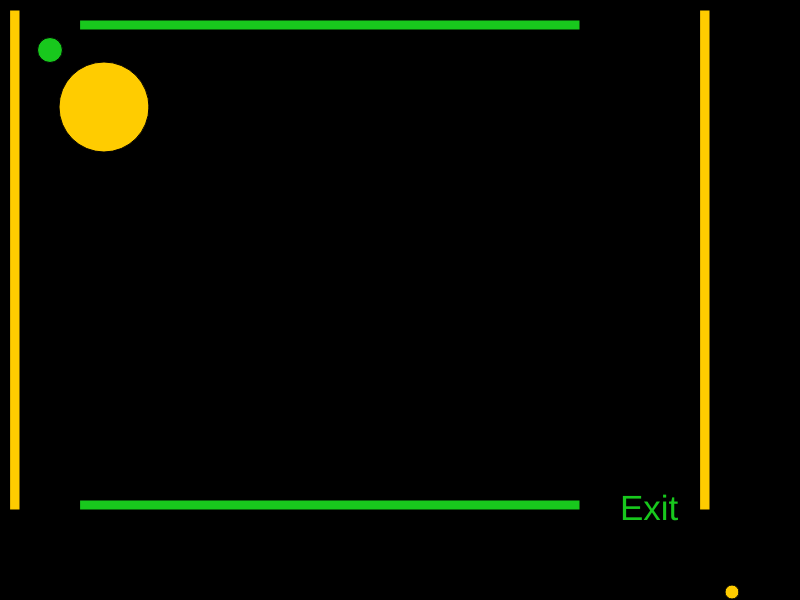
Frame 1 (no input)
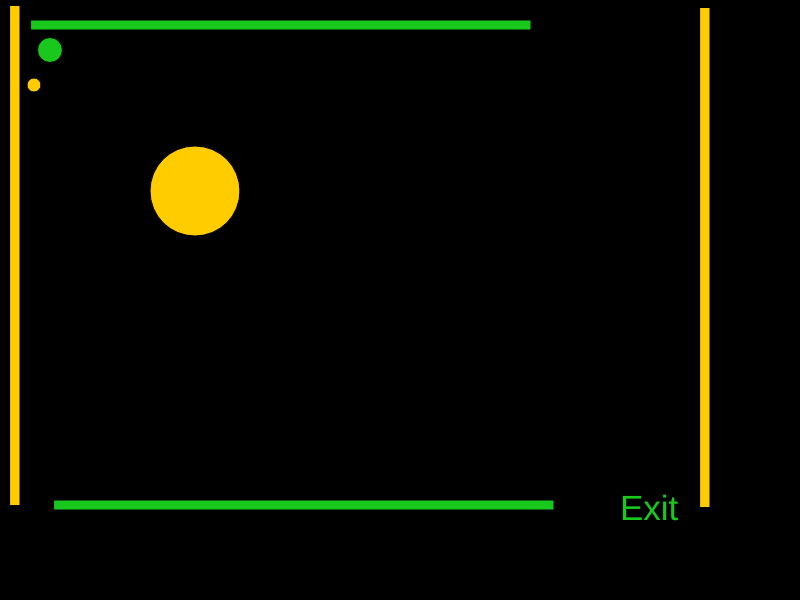
Frame 60 (no input)
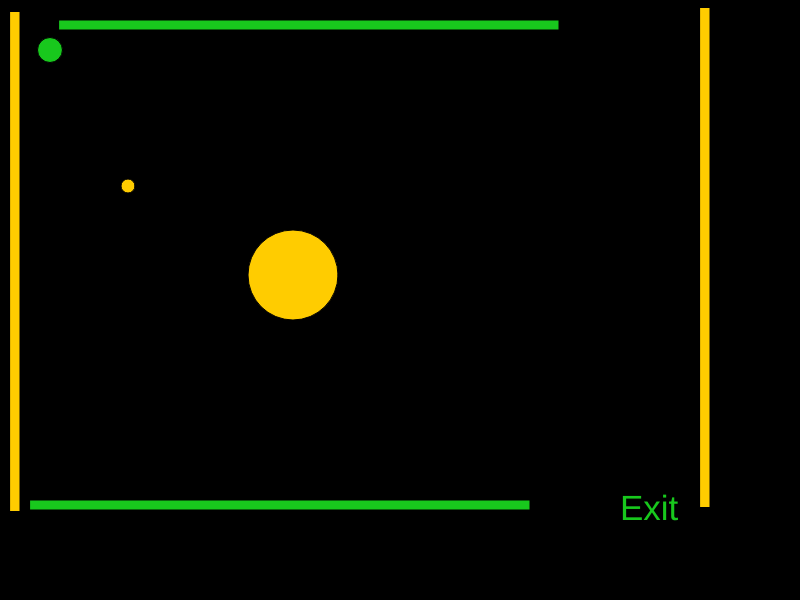
Frame 120 (the mouse pressed at the canvas centre since frame 60)

The p5.js sketch that drew these frames (run headless with seeded random() and noise() and a simulated clock; from frame 60 on, the mouse is pressed at the canvas centre):

// p5.js sketch
// ── sketch.js
var x = 50;
    var y = 50;
    var diameter = 25;
var mouseShapeX;
var mouseShapeY;
var w = 87; 
var s = 83;
var a = 65;
var d = 68;

//x and y for a shape
var myXs = [];
var myYs = [];
var myDiameters = [];
var Xspeed = [];
var Yspeed = [];
rectX = 80;
rectdirection = 1;
borderX = 80;
borderdirection = 2;
rectY = 10;
Ydirection = 1.5;
borderY = 10;
borderYdirection = 2.5;

    function setup()
    {
        createCanvas(800,600);
      for(var i = 0; i < 2; i++)
        {
          myXs[i] = getRandomNumber(800);
          myYs[i] = getRandomNumber(600);
          myDiameters[i] = getRandomNumber(100);
        }
    }
    function draw()
    {
      characterMovement();
        background(0);
        fill(24,200,29);
        circle(x,y,diameter);
      textSize(35);
  text('Exit', 620, 520);
      
      //border1
      rect(rectX,20,500,10);
      rectX += rectdirection;
      if(rectX >= 85 || rectX <= 15)
    {
      rectdirection *= -1;
    }
      //border2
      rect(borderX,500,500,10);
      borderX += borderdirection;
      if(borderX >= 85 || borderX <= 15)
    {
      borderdirection *= -1;
    }
      //border3
      let c = color(255, 204, 0);
      fill(c);
      rect(10,rectY,10,500);
      rectY += Ydirection;
      if(rectY >=15 || rectY <= 5)
      {
       Ydirection *=-1 
      }
      //border4
      rect(700,borderY,10,500);
      borderY += borderYdirection;
      if(borderY >= 15 || borderY <5)
      {
        borderYdirection *=-1
      }
      if(x > width && y > width-50)
    {
        fill(0);
        stroke(5);
        textSize(26);
        text("You Win!", width/2-50, height/2-50);
      {
        console.log(i);
        i++;
      }
    }
      for (var i = 0; i < myXs.length; i++) {
        circle(myXs[i], myYs[i], myDiameters[i]);
        Xspeed[i] = Math.floor(Math.random() * (Math.floor(Math.random() * 5)) + 1);
        Yspeed[i] = Math.floor(Math.random() * (Math.floor(Math.random() * 5)) + 1);
        // move the shape
        myXs[i] += Xspeed[i];
        myYs[i] += Yspeed[i];
        // check to see if the shape has gone out of bounds
        if (myXs[i] > width) {
            myXs[i] = 0;
        }
        if (myXs[i] < 0) {
            myXs[i] = width;
        }
        if (myYs[i] > height) {
            myYs[i] = 0;
        }
        if (myYs[i] < 0) {
            myYs[i] = height;
        }
    }
      fill(120,130,140);
    circle(mouseShapeX, mouseShapeY, 25);
    }
     function characterMovement()
    {
      //handlekeys
    if(keyIsDown(w))
    {
        y -= 10;   
    }
    if(keyIsDown(s))
    {
        y += 10;   
    }
    if(keyIsDown(a))
    {
        x -= 10; 
      console.log("movement: " + x);
    }
    if(keyIsDown(d))
    {
        x += 10;   
    }
    }

function changeDiameter()
{
  if(diameter < 100)
    {
      diameter += 2;
    }
  else if(diameter >= 100)
    {
      diameter = 25;
    }
}

function mouseClicked()
{
    mouseShapeX = mouseX;
    mouseShapeY = mouseY;
}

function getRandomNumber(number)
{
  return Math.floor(Math.random()*number)+10;
}

function ConcentricCircle(x,y, outer_diameter, inner_diameter, outer_purple, outer_yellow,outer_orange, inner_purple, inner_yellow, inner_orange)
    {
        fill(outer_yellow,outer_purple, outer_orange);
        circle(x,y,outer_diameter);
        fill(inner_orange, inner_purple, inner_yellow);
        circle(x,y,inner_diameter);
    }
